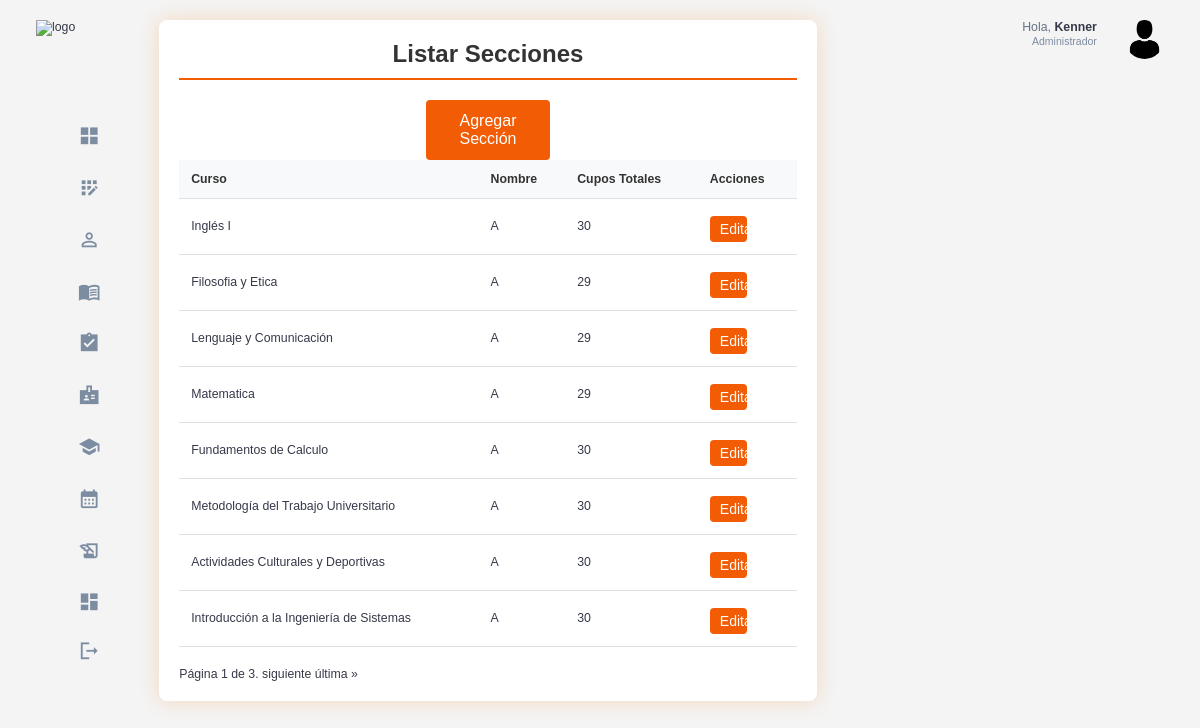
The page /horarios/secciones/ (signed in) on the database as committed earlier.
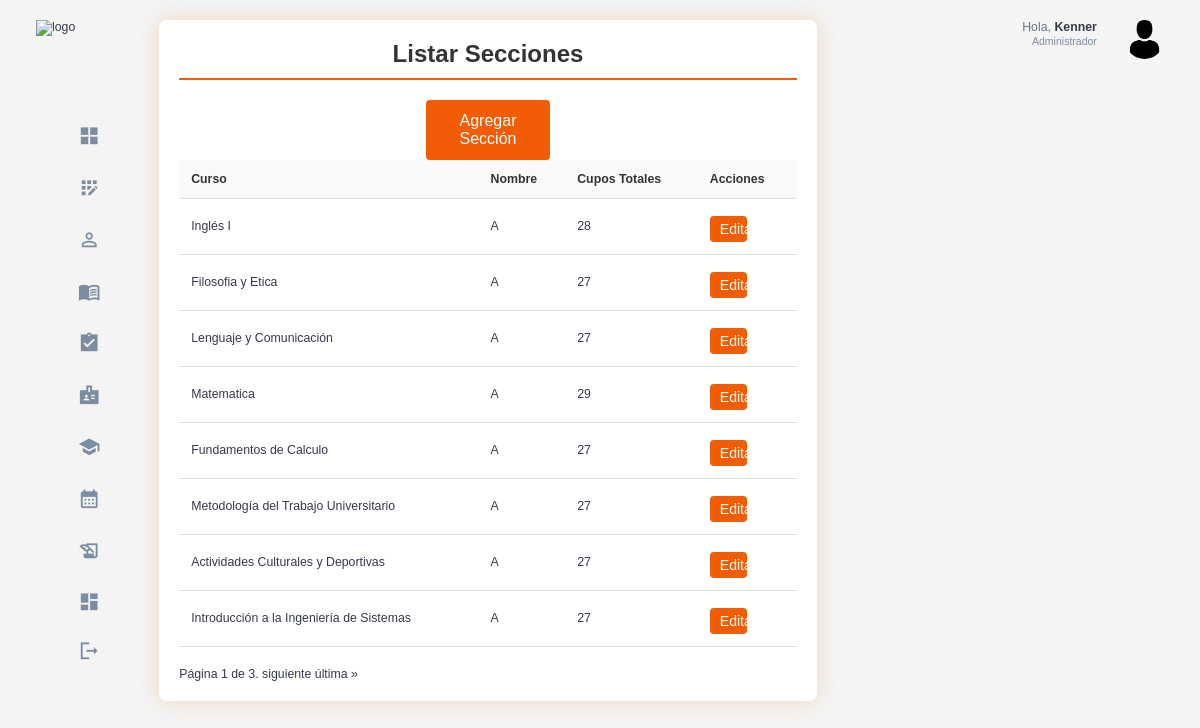
The same page on the database as committed later.
### horarios/models.py (models this page shows, shortened)
class Seccion(models.Model):
    curso = models.ForeignKey(Curso, on_delete=models.CASCADE)
    nombre = models.CharField(max_length=10)
    cupos_totales = models.IntegerField()
    semestre = models.ForeignKey(Semestre, on_delete=models.CASCADE, related_name='secciones')

### cursos/models.py (models this page shows, shortened)
class Curso(models.Model):
    codigo = models.CharField(max_length=10, unique=True)  # Campo único
    nombre = models.CharField(max_length=100)
    descripcion = models.TextField(null=True, blank=True)
    creditos = models.IntegerField()
    ciclo = models.IntegerField(validators=[MinValueValidator(1), MaxValueValidator(10)])
    pre_requisitos = models.ManyToManyField('self', symmetrical=False, related_name='requisitos_para', blank=True)

### usuarios/models.py (models this page shows, shortened)
class Usuario(AbstractUser):
    id = models.AutoField(primary_key=True)
    rol = models.ForeignKey(Rol, on_delete=models.CASCADE, null=True, blank=False)

### usuarios/decorators.py (the view)
        def _wrapped_view(request, *args, **kwargs):
            if request.user.is_authenticated and (request.user.rol.nombre_rol == role or request.user.rol.is_admin):
                return view_func(request, *args, **kwargs)
            else:
                raise PermissionDenied  # Lanza un error si no tiene el rol correcto

### horarios/views.py (called while the page is built)
@login_required
@role_required('Administrador')
def listar_secciones(request):
    secciones = Seccion.objects.all().order_by('curso__ciclo','nombre')
    paginator = Paginator(secciones, 8)
    page_number = request.GET.get('page')
    secciones = paginator.get_page(page_number)
    return render(request, 'secciones/listar_secciones.html', {'secciones': secciones})

### templates/secciones/listar_secciones.html (shortened to what this page needs)
{% extends 'base.html' %}
{% load static %}
{% block extra_css %}
    <link rel="stylesheet" href="{% static 'css/student_list.css' %}">
{% endblock %}
{% block content %}
<div class="student-list-container">
    <h2>Listar Secciones</h2>
    <a href="{% url 'agregar_seccion' %}" class="btn btn-add">Agregar Sección</a>
    <div class="table-responsive">
        <table class="student-table">
            <thead>
                <tr>
                    <th>Curso</th>
                    <th>Nombre</th>
                    <th>Cupos Totales</th>
                    <th>Acciones</th>
                </tr>
            </thead>
            <tbody>
                {% for seccion in secciones %}
                <tr>
                    <td>{{ seccion.curso.nombre }}</td>
                    <td>{{ seccion.nombre }}</td>
                    <td>{{ seccion.cupos_totales }}</td>
                    <td>
                        <a href="{% url 'editar_seccion' seccion.id %}" class="btn-2 btn-add-2">Editar</a>
                    </td>
                </tr>
                {% endfor %}
            </tbody>
        </table>
    </div>
     <div class="pagination">
        <span class="step-links">
            <span class="current">
                Página {{ secciones.number }} de {{ secciones.paginator.num_pages }}.
            </span>
            {% if secciones.has_next %}
                <a href="?page={{ secciones.next_page_number }}">siguiente</a>
                <a href="?page={{ secciones.paginator.num_pages }}">última &raquo;</a>
            {% endif %}
        </span>
    </div>
</div>
{% endblock %}

### templates/base.html (shortened to what this page needs)
{% load static %}
<!DOCTYPE html>
<html lang="en">
<head>
    <link rel="stylesheet" href="{% static 'css/base.css' %}">
    {% block extra_css %}{% endblock %}
</head>
<body>
    <div class="container">
        <aside>
            <div class="top">
                <div class="logo">
                    <img src="/static/assets/logo_base.png" alt="logo">
                </div>
            </div>
            <div class="sidebar">
                <a href="{% url 'home_admin' %}" class="active">
                    <span class="material-icons-sharp">grid_view</span>
                </a>
                <a href="{% url 'registrar_usuario' %}" >
                    <span class="material-icons-sharp">app_registration</span>
                </a>
                <a href="{% url 'listar_estudiantes' %}">
                    <span class="material-icons-sharp">person_outline</span>
                </a>
                <a href="{% url 'listar_cursos' %}">
                    <span class="material-icons-sharp">menu_book</span>
                </a>
                <a href="{% url 'listar_estudiantes_historial' %}">
                    <span class="material-icons-sharp">assignment_turned_in</span>
                </a>
                <a href="{% url 'listar_profesores' %}">
                    <span class="material-icons-sharp">badge</span>
                </a>
                <a href="{% url 'listar_semestres' %}">
                    <span class="material-icons-sharp">school</span>
                </a>
                <a href="{% url 'listar_horarios' %}">
                    <span class="material-icons-sharp">calendar_month</span>
                <a href="{% url 'listar_matriculas' %}">
                    <span class="material-icons-sharp">history_edu</span>
                </a>
                <a href="{% url 'estadisticas_generales' %}">
                    <span class="material-icons-sharp">dashboard</span>
                </a>
                <a href="{% url 'signout' %}">
                    <span class="material-icons-sharp">logout</span>
                </a>
            </div>
        </aside>
        <main>
            {% block content %}
            {% endblock %}
        </main>
        <div class="right">
            <div class="top">
                <div class="profile">
                    <div class="info">
                        <p>Hola, <b>{{ request.user.username }}</b></p>
                        <small class="text-muted">Administrador</small>
                    </div>
                    <div class="profile-photo">
                        <img src="/static/assets/perfil_admin.png" alt="perfil_admin">
                    </div>
                </div>
            </div>
        </div>
    </div>
</body>
</html>

### static/css/base.css (style rules this page uses)
:root { --color-primary: #F25C05; --color-danger: #F26938; --color-success: #41f1b6; --color-warning: #F2A172; --color-white: #fff; --color-info-dark: #7d8da1; --color-info-light: #dce1eb; --color-dark: #363949; --color-light: #f2a1724f; --color-primary-variant: #8f5100; --color-dark-variant: #677483; --color-background: #f6f6f9; --card-border-radius: 2rem; --border-radius-1: 0.4rem; --border-radius-2: 0.8rem; --border-radius-3: 1.2rem; --card-padding: 1.8rem; --padding-1: 1.2rem; --box-shadow: 0 2rem 3rem var(--color-light) }
* { margin: 0; padding: 0; outline: 0; appearance: none; border: 0; text-decoration: none; list-style: none; box-sizing: border-box; }
html { font-size: 14px; }
body { width: 100vw; height: 100vh; font-family: Arial, sans-serif; font-size: 0.88rem; background: var(--color-background); user-select: none; overflow-x: hidden; color: var(--color-dark); }
.container { display: grid; width: 96%; margin: 0 auto; gap: 1.8rem; grid-template-columns: 16rem auto 23rem; }
a { color: var(--color-dark); }
img { display: block; width: 100%; }
h2 { font-size: 1.4rem; }
small { font-size: 0.75rem; }
.profile-photo { width: 2.8rem; height: 2.8rem; border-radius: 50%; overflow: hidden; }
.text-muted { color: var(--color-info-dark); }
p { color: var(--color-dark-variant); }
b { color: var(--color-dark); }
aside { height: 100vh; width: 16rem; }
aside .top { display: flex; align-items: center; justify-content: space-between; margin-top: 1.4rem; }
aside .logo { display: flex; gap: 0.8rem; }
aside .logo img { width: 12.5rem; height: 4.5rem; }
aside .sidebar { display: flex; flex-direction: column; height: 86vh; position: relative; top: 3rem; }
aside .sidebar a { display: flex; color: var(--color-info-dark); margin-left: 2rem; gap: 1rem; align-items: center; position: relative; height: 3.7rem; transition: all 300ms ease; padding: 0 1rem; white-space: nowrap; overflow: hidden; text-overflow: ellipsis; }
aside .sidebar a span { font-size: 1.6rem; transition: all 300ms ease; }
aside .sidebar a:last-child { position: absolute; bottom: 2rem; width: 100%; }
main { margin-top: 1.4rem; }
.right { margin-top: 1.4rem; }
.right .top { display: flex; justify-content: end; gap: 2rem; }
.right .top .profile { display: flex; gap: 2rem; text-align: right; }
@media screen and (max-width: 1200px) { .container { width: 94%; grid-template-columns: 7rem auto 23rem; } }
@media screen and (max-width: 1200px) { aside .sidebar a { width: 5.6rem; } }
@media screen and (max-width: 1200px) { aside .sidebar a:last-child { position: relative; margin-top: 1.8rem; } }
@media screen and (max-width: 1200px) { aside .logo img { top: 10px; width: 8.2rem; height: 3.5rem; } }

### static/css/student_list.css (style rules this page uses)
body { margin: 0; padding: 0; font-family: Arial, sans-serif; background-color: #f4f4f4; }
.student-list-container { width: 100%; max-width: 1200px; margin: 0 auto; padding: 20px; background-color: #ffffff; border-radius: 8px; box-shadow: 0 0 20px rgba(243, 184, 128, 0.473); box-sizing: border-box; }
.student-list-container h2 { text-align: center; margin-bottom: 20px; padding-bottom: 10px; border-bottom: 2px solid #F25C05; color: #333; font-size: 24px; }
.table-responsive { overflow-x: auto; -webkit-overflow-scrolling: touch; }
.student-table { width: 100%; border-collapse: collapse; margin-bottom: 20px; }
.student-table th, .student-table td { padding: 12px; text-align: left; border-bottom: 1px solid #e0e0e0; }
.student-table th { background-color: #f8f9fa; font-weight: bold; color: #333; }
.btn { display: inline-block; padding: 8px 12px; border: none; border-radius: 4px; cursor: pointer; font-size: 14px; text-decoration: none; transition: background-color 0.3s; text-align: center; }
.btn-add { background-color: #F25C05; color: #fff; padding: 12px 20px; font-size: 16px; display: block; width: 20%; margin: auto; }
.btn-2 { display: inline-block; border: none; border-radius: 4px; cursor: pointer; font-size: 14px; text-decoration: none; transition: background-color 0.3s; text-align: center; }
.btn-add-2 { background-color: #F25C05; color: #fff; padding: 5px 10px; font-size: 14px; margin-top: 5px; display: block; width: 50%; }

Rows that differ between the two databases and show on the page:
changed Seccion "Inglés I": cupos_totales "30" → "28"
changed Seccion "Filosofia y Etica": cupos_totales "29" → "27"
changed Seccion "Lenguaje y Comunicación": cupos_totales "29" → "27"
changed Seccion "Fundamentos de Calculo": cupos_totales "30" → "27"
changed Seccion "Metodología del Trabajo Universitario": cupos_totales "30" → "27"
changed Seccion "Actividades Culturales y Deportivas": cupos_totales "30" → "27"
changed Seccion "Introducción a la Ingeniería de Sistemas": cupos_totales "30" → "27"
